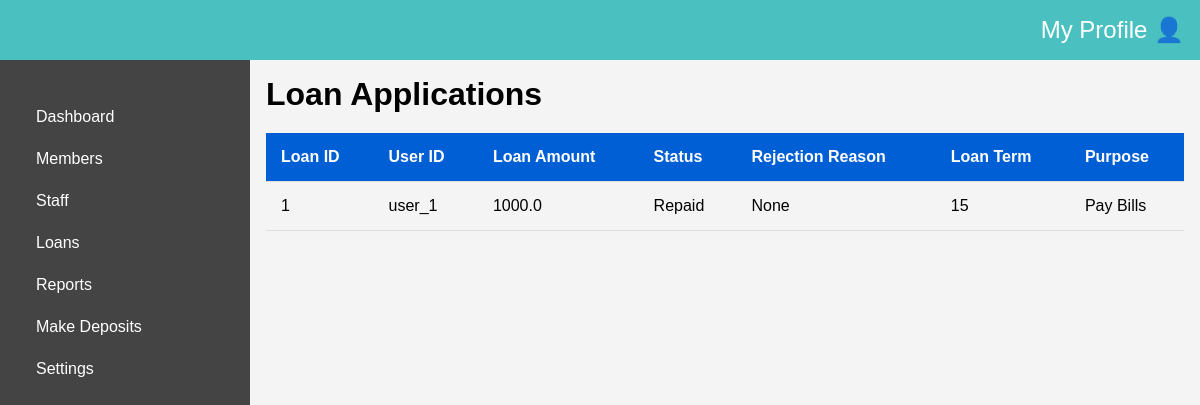
The app's page /admin/total_loans (signed in), older data.
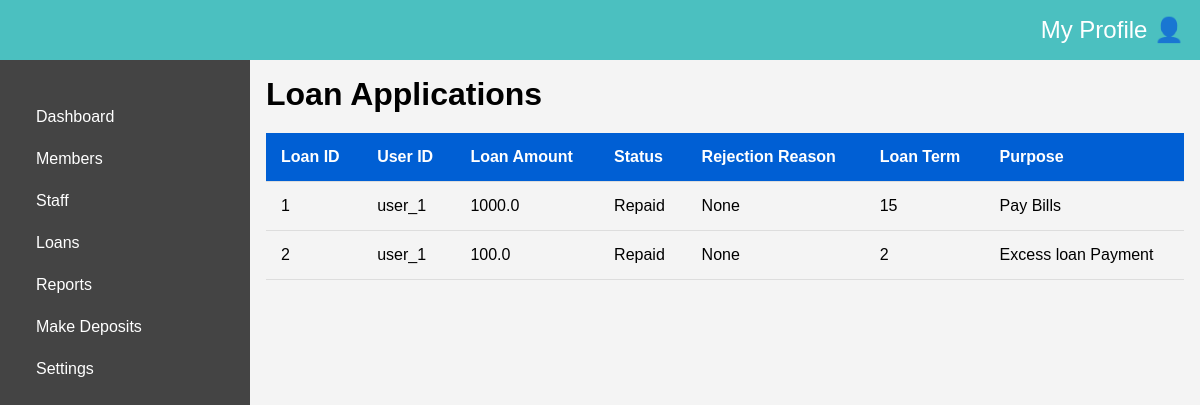
The same page, newer data.
### main_app/models.py (models this page shows, shortened)
class Loan(db.Model):
    id = db.Column(db.Integer, primary_key=True)
    user_id = db.Column(db.String(10), db.ForeignKey('user.user_id'), nullable=False)
    loan_amount = db.Column(db.Float, nullable=False)
    status = db.Column(db.String(20), nullable=False, default='Pending')
    rejection_reason = db.Column(db.String(120), nullable=True)
    loan_term = db.Column(db.Integer, nullable=False)
    interest_rate = db.Column(db.Float, nullable=False)  # Annual interest rate
    total_amount_due = db.Column(db.Float, nullable=False, default=0.0)  # Amount after interest
    monthly_payment = db.Column(db.Float, nullable=False, default=0.0)  # Payment With interest
    purpose = db.Column(db.String(120), nullable=False)
    start_date = db.Column(db.DateTime, nullable=False, default=datetime.now())
    next_due_date = db.Column(db.DateTime, nullable=False)
    amount_paid = db.Column(db.Float, default=0)
    penalty = db.Column(db.Float, nullable=False, default=0.0)  # Add a penalty field
    loan_user = db.relationship('User', back_populates='personal_loan', lazy=True, uselist=False)
    disbursement = db.relationship('Disbursement', back_populates='loan', lazy=True, uselist=False)
    repayment = db.relationship('Repayment', back_populates='loan', lazy=True, uselist=False)

### main_app/routes.py (the view)
@app.route('/admin/total_loans')
@role_required('admin')
@login_required
def view_total_loans():
    loans = Loan.query.all()
    return render_template('admin/total_loans.html', loans=loans)

### main_app/models.py (called while the page is built)
@login_manager.user_loader
def load_user(user_id):
    user_id = str(user_id)
    if user_id.startswith('user_'):
        return User.query.get(user_id)
    elif user_id.startswith('admin_'):
        return Admin.query.get(user_id)
    return None  # Return None if no user/admin is found

### main_app/routes.py (called while the page is built)
def role_required(role):
    def wrapper(fn):
        @wraps(fn)
        def decorated_view(*args, **kwargs):
            if not current_user.is_authenticated:
                return redirect(url_for('login'))
            try:
                if current_user.role != role:
                    flash("You do not have permission to access this page.")
                    abort(404, description="You do not have permission to access this page.")
                    return redirect(url_for('home'))
            except AttributeError:
                abort(404, description="You do not have permission to access this page. Access denied. Please contact Admin")
            return fn(*args, **kwargs)
        return decorated_view
    return wrapper

### main_app/templates/admin/total_loans.html (shortened to what this page needs)
{% extends "admin/layout.html" %}
{% block head %}
<link rel="stylesheet" href="{{ url_for('static', filename='/css/members.css') }}">
<link rel="stylesheet" href="{{ url_for('static', filename='/css/Adminstyles.css') }}">
{% endblock %}
{% block main_cont %}
<h1>Loan Applications</h1>
<table class="members-table" id="membersTable">
    <thead>
        <tr>
            <th>Loan ID</th>
            <th>User ID</th>
            <th>Loan Amount</th>
            <th>Status</th>
            <th>Rejection Reason</th>
            <th>Loan Term</th>
            <th>Purpose</th>
        </tr>
    </thead>
    {% for loan in loans %}
    <tbody id="membersBody">
        <tr>
            <td>{{ loan.id }}</td>
            <td>{{ loan.user_id }}</td>
            <td>{{ loan.loan_amount }}</td>
            <td>{{ loan.status }}</td>
            <td>{{ loan.rejection_reason }}</td>
            <td>{{ loan.loan_term }}</td>
            <td>{{ loan.purpose }}</td>
        </tr>
    </tbody>
    {% endfor %}
</table>
{% endblock %}

Row changes from the older to the newer data that the page shows:
added Loan: id "2", user_id "user_1", loan_amount "100.0", status "Repaid", rejection_reason "None", loan_term "2", purpose "Excess loan Payment"
